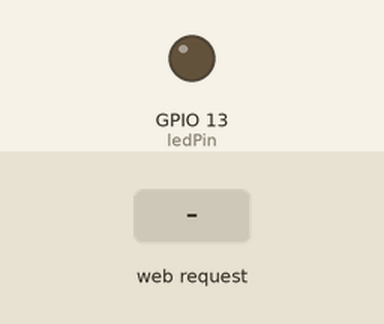
A sketch run on a simulated ESP8266 (NodeMCU). Parts: output pins drawn as LEDs (lit = HIGH). The inputs (shaded band) are chosen by the test bench. WiFi joins after 1.5 s; servers stay silent unless stated; what the sketch prints to the serial monitor is not drawn.

Above: at 2.7 s.
2.8 s: HTTP request GET /right received
At 3.1 s:
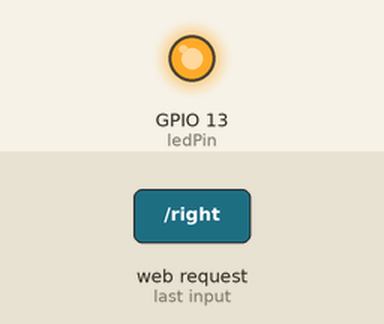
4.3 s: HTTP request GET /left received
At 5.5 s:
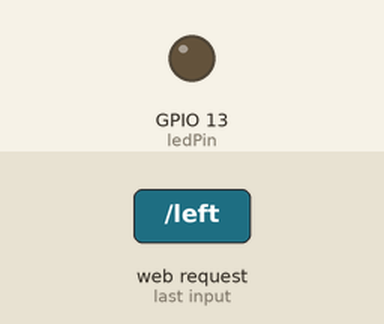
Timing chart, 0 to 7.3 s (numbered marks = the images above; inputs shaded):
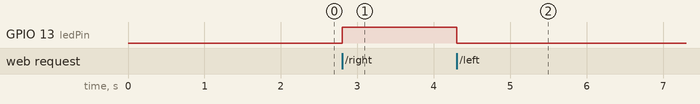

The sketch:

esp_car_server.ino
```cpp
#include <ESP8266WiFi.h>

const char* ssid = "Eslam";
const char* password = "01006497889";

int ledPin = 13; // GPIO13
WiFiServer server(80);

void setup() {
  Serial.begin(115200);
  delay(10);

  pinMode(ledPin, OUTPUT);
  digitalWrite(ledPin, LOW);

  // Connect to WiFi network
  Serial.println();
  Serial.println();
  Serial.print("Connecting to ");
  Serial.println(ssid);

  WiFi.begin(ssid, password);

  while (WiFi.status() != WL_CONNECTED) {
    delay(500);
    Serial.print(".");
  }
  Serial.println("");
  Serial.println("WiFi connected");

  // Start the server
  server.begin();
  Serial.println("Server started");

  // Print the IP address
  Serial.print("Use this URL to connect: ");
  Serial.print("http://");
  Serial.print(WiFi.localIP());
  Serial.println("/");

}

void loop() {
  // Check if a client has connected
  WiFiClient client = server.available();
  if (!client) {
    return;
  }

  // Wait until the client sends some data
  Serial.println("new client");
  while(!client.available()){
    delay(1);
  }

  // Read the first line of the request
  String request = client.readStringUntil('\r');
  Serial.println(request);
  client.flush();

  // Match the request

  int value = LOW;
  if (request.indexOf("/right") != -1)  {
    //write motor right_dir configs here
    digitalWrite(ledPin, HIGH);
    Serial.println("go right");
    value = HIGH;
  }
  if (request.indexOf("/left") != -1)  {
    //write motor forward_dir configs here
    digitalWrite(ledPin, LOW);
    Serial.println("go left");
    value = LOW;
  }

  if (request.indexOf("/forward") != -1)  {
    //write motor forward_dir configs here
    digitalWrite(ledPin, LOW);
    Serial.println("go forward");
    value = LOW;
  }

  delay(1);
  Serial.println("Client disonnected");
  Serial.println("");

}
```

Measured:
- after the input at 2.8 s, GPIO 13 (ledPin): LOW → HIGH at once
- after the input at 4.3 s, GPIO 13 (ledPin): HIGH → LOW at once
